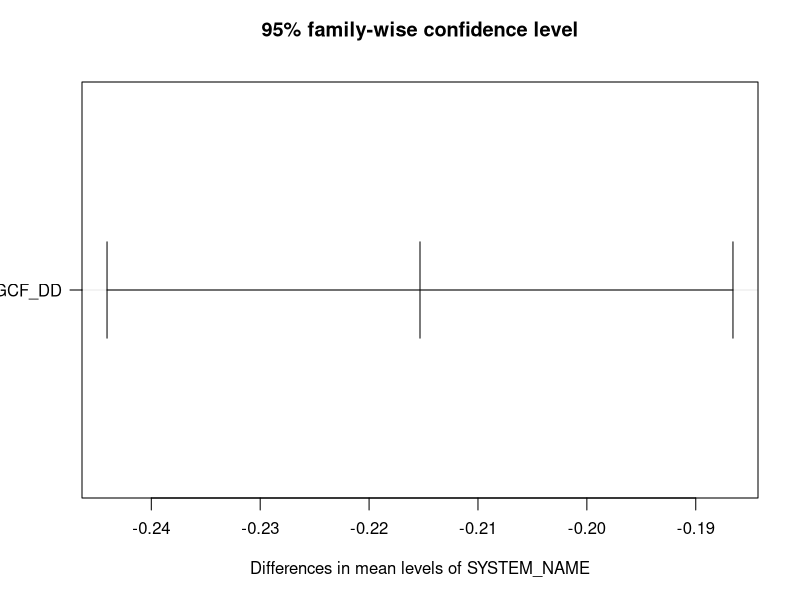
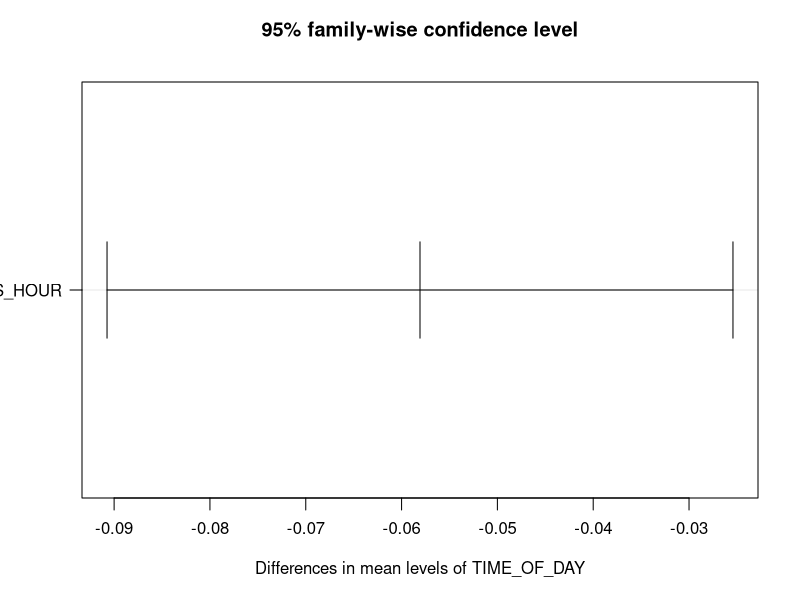
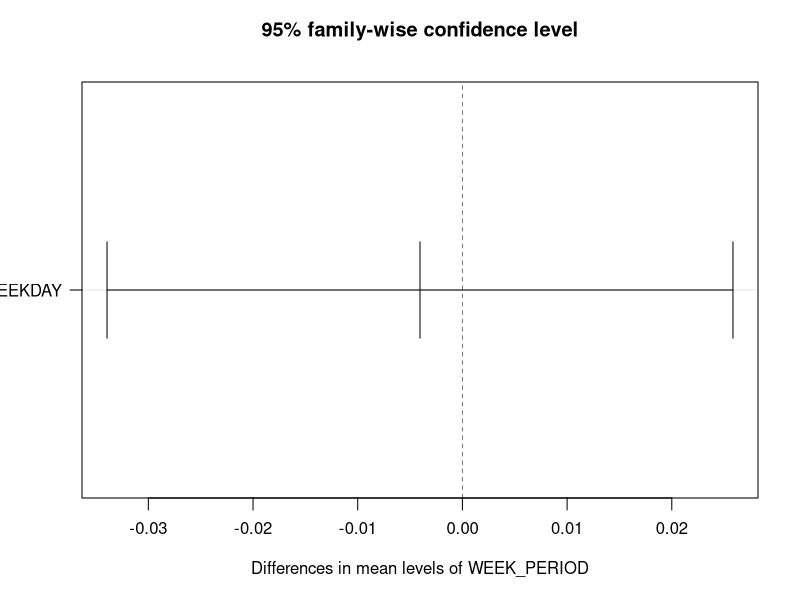
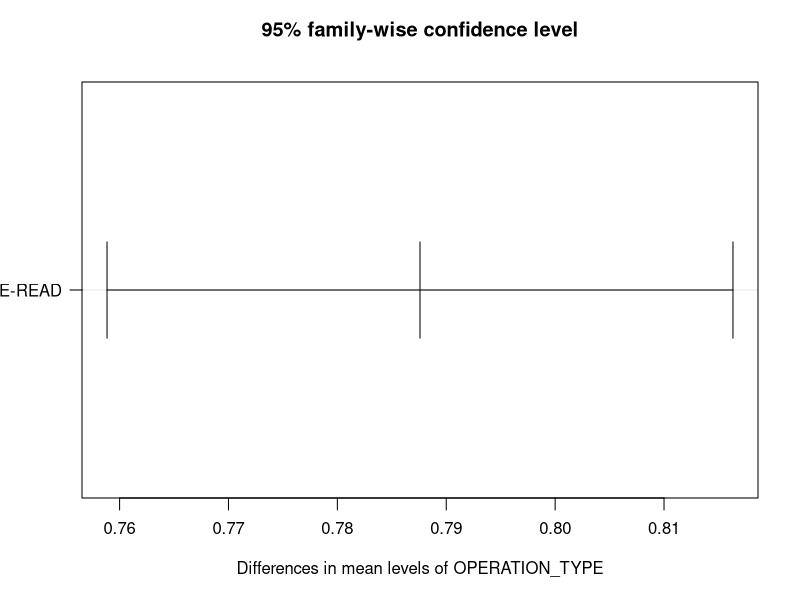
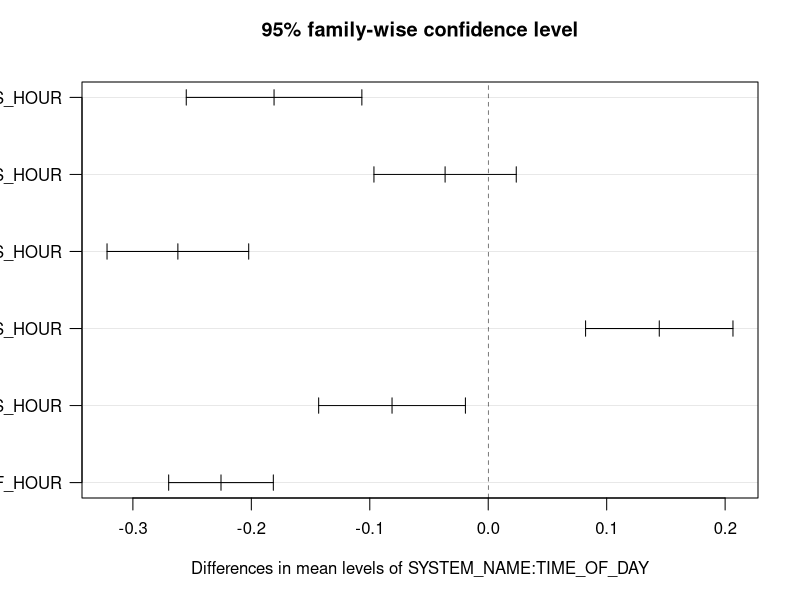
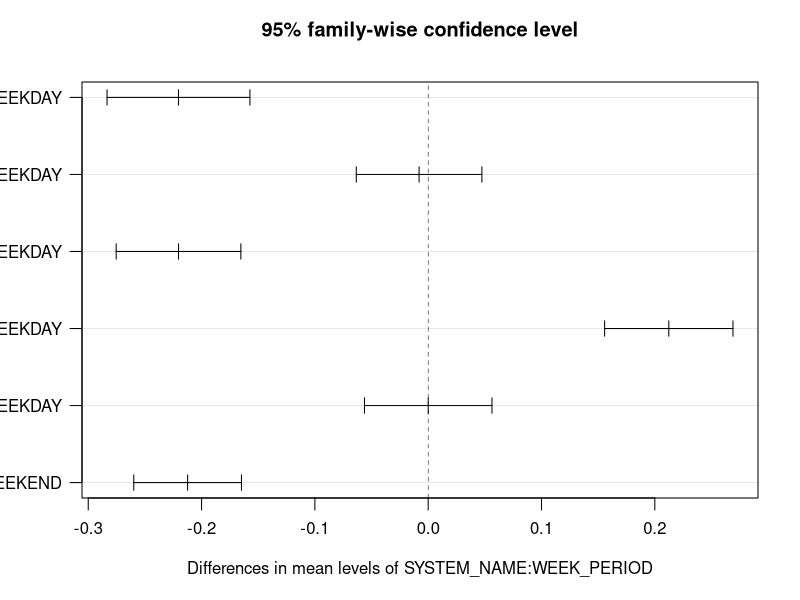
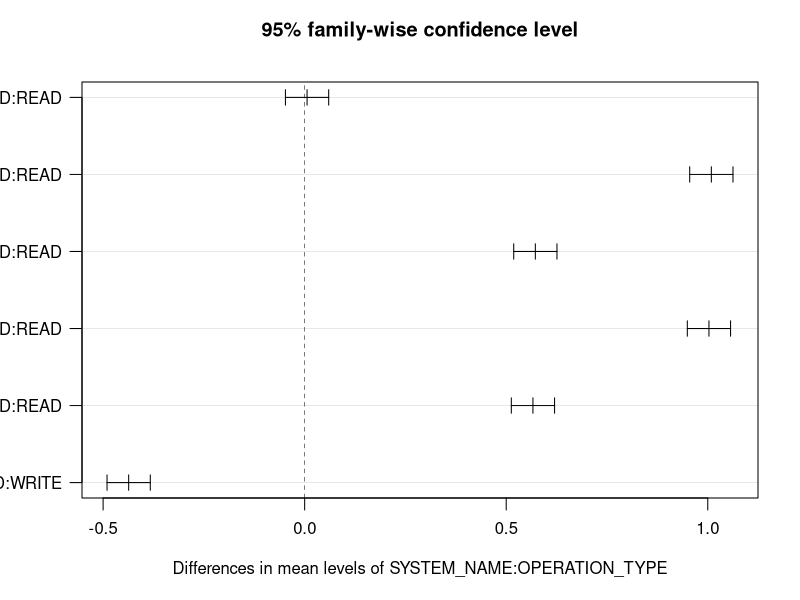
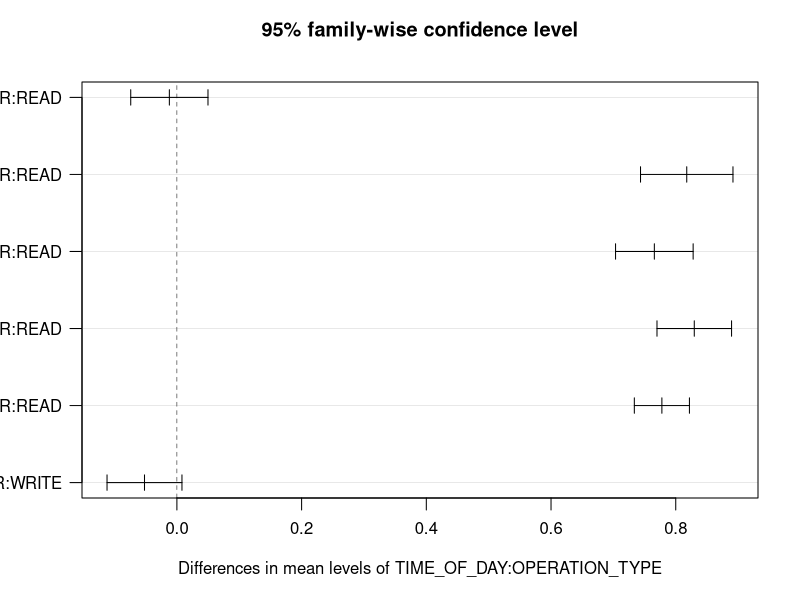

Generate these figures, in order, with R:
## ---- chunk 1
data = read.csv("./test_data.csv")
## ---- chunk 2
data.aov = aov(LATENCY_SECONDS ~ SYSTEM_NAME * TIME_OF_DAY * WEEK_PERIOD * OPERATION_TYPE, 
               data=data)
summary(data.aov)
## ---- chunk 3
SS = anova(data.aov)["Sum Sq"]
SST = sum(SS)
round(100*SS/sum(SS), 2)
## ---- chunk 4
tukey = TukeyHSD(data.aov, conf.level = 0.95)
## ---- chunk 5
plot(tukey,las=1,tcl = -.6)
